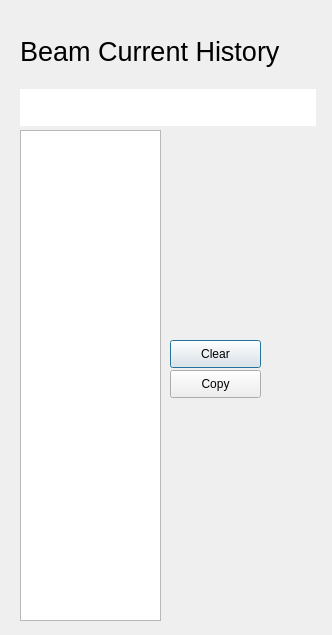
<?xml version="1.0" encoding="UTF-8"?>
<ui version="4.0">
 <class>Dialog</class>
 <widget class="QDialog" name="Dialog">
  <property name="geometry">
   <rect>
    <x>0</x>
    <y>0</y>
    <width>332</width>
    <height>635</height>
   </rect>
  </property>
  <property name="windowTitle">
   <string>Dialog</string>
  </property>
  <widget class="QWidget" name="verticalLayoutWidget">
   <property name="geometry">
    <rect>
     <x>20</x>
     <y>20</y>
     <width>296</width>
     <height>106</height>
    </rect>
   </property>
   <layout class="QVBoxLayout" name="verticalLayout">
    <item>
     <widget class="QLabel" name="label_6">
      <property name="font">
       <font>
        <pointsize>20</pointsize>
       </font>
      </property>
      <property name="text">
       <string>Beam Current History</string>
      </property>
     </widget>
    </item>
    <item>
     <widget class="QCaLineEditPlugin" name="qcalineeditplugin">
      <property name="font">
       <font>
        <pointsize>20</pointsize>
       </font>
      </property>
      <property name="frame">
       <bool>false</bool>
      </property>
      <property name="readOnly">
       <bool>true</bool>
      </property>
      <property name="variable" stdset="0">
       <string>SR11BCM01:CURRENT_MONITOR</string>
      </property>
      <property name="writeOnEnter" stdset="0">
       <bool>false</bool>
      </property>
     </widget>
    </item>
   </layout>
  </widget>
  <widget class="QTextEdit" name="textEdit">
   <property name="geometry">
    <rect>
     <x>20</x>
     <y>130</y>
     <width>141</width>
     <height>491</height>
    </rect>
   </property>
  </widget>
  <widget class="QPushButton" name="pushButton">
   <property name="geometry">
    <rect>
     <x>170</x>
     <y>340</y>
     <width>91</width>
     <height>28</height>
    </rect>
   </property>
   <property name="text">
    <string>Clear</string>
   </property>
  </widget>
  <widget class="QPushButton" name="pushButton_2">
   <property name="geometry">
    <rect>
     <x>170</x>
     <y>370</y>
     <width>91</width>
     <height>28</height>
    </rect>
   </property>
   <property name="text">
    <string>Copy</string>
   </property>
  </widget>
 </widget>
 <customwidgets>
  <customwidget>
   <class>QELineEdit</class>
   <extends>QLineEdit</extends>
   <header>QELineEdit.h</header>
  </customwidget>
  <customwidget>
   <class>QCaLineEditPlugin</class>
   <extends>QELineEdit</extends>
   <header>QCaLineEditPlugin.h</header>
  </customwidget>
 </customwidgets>
 <resources/>
 <connections>
  <connection>
   <sender>qcalineeditplugin</sender>
   <signal>textChanged(QString)</signal>
   <receiver>textEdit</receiver>
   <slot>append(QString)</slot>
   <hints>
    <hint type="sourcelabel">
     <x>170</x>
     <y>116</y>
    </hint>
    <hint type="destinationlabel">
     <x>125</x>
     <y>198</y>
    </hint>
   </hints>
  </connection>
  <connection>
   <sender>pushButton</sender>
   <signal>clicked()</signal>
   <receiver>textEdit</receiver>
   <slot>clear()</slot>
   <hints>
    <hint type="sourcelabel">
     <x>215</x>
     <y>355</y>
    </hint>
    <hint type="destinationlabel">
     <x>135</x>
     <y>343</y>
    </hint>
   </hints>
  </connection>
  <connection>
   <sender>pushButton_2</sender>
   <signal>clicked()</signal>
   <receiver>textEdit</receiver>
   <slot>selectAll()</slot>
   <hints>
    <hint type="sourcelabel">
     <x>242</x>
     <y>385</y>
    </hint>
    <hint type="destinationlabel">
     <x>154</x>
     <y>428</y>
    </hint>
   </hints>
  </connection>
  <connection>
   <sender>pushButton_2</sender>
   <signal>clicked()</signal>
   <receiver>textEdit</receiver>
   <slot>copy()</slot>
   <hints>
    <hint type="sourcelabel">
     <x>254</x>
     <y>387</y>
    </hint>
    <hint type="destinationlabel">
     <x>156</x>
     <y>479</y>
    </hint>
   </hints>
  </connection>
  <connection>
   <sender>pushButton_2</sender>
   <signal>clicked()</signal>
   <receiver>textEdit</receiver>
   <slot>paste()</slot>
   <hints>
    <hint type="sourcelabel">
     <x>206</x>
     <y>380</y>
    </hint>
    <hint type="destinationlabel">
     <x>149</x>
     <y>526</y>
    </hint>
   </hints>
  </connection>
 </connections>
</ui>
